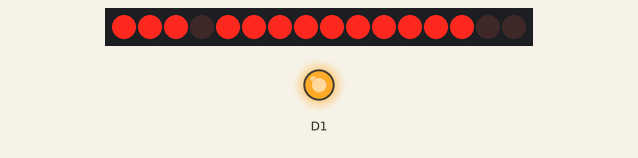
This sketch was run on a simulated ESP8266 (NodeMCU). Parts: 32 shift-register outputs drawn as a row of LEDs (first output left, lit = HIGH), output pins drawn as LEDs (lit = HIGH).

Above: at 2.1 s.
At 18.1 s:
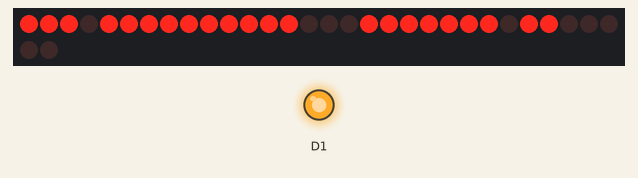
At 38.1 s:
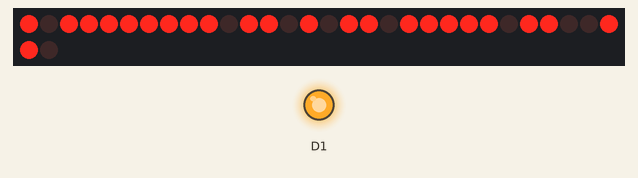
Timing chart, 0 to 39.6 s (numbered marks = the images above):
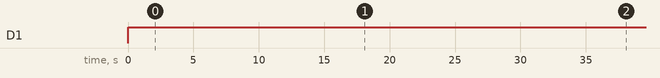

The sketch:

lab2_2.ino
```cpp
/* Define shift register pins used for seven segment display */
#define LATCH_DIO D15
#define CLK_DIO D14
#define DATA_DIO D2

/* Segment byte maps for numbers 0 to 9*/
const byte SEGMENT_MAP[] = {0x3F,0x06,0x5B,0x4F,0x66,0x6D,0x7D,0x07,0X7F,0X6F};
/* Byte maps to select digit 0 to 3 */
const byte SEGMENT_SELECT[] = {0xFE,0xFD,0xFB,0xF7};

void WriteNumberToSegment(byte Segment, byte Value)
{
  digitalWrite(LATCH_DIO,LOW);
  shiftOut(DATA_DIO, CLK_DIO, MSBFIRST, SEGMENT_MAP[Value]);
  shiftOut(DATA_DIO, CLK_DIO, MSBFIRST, SEGMENT_SELECT[Segment] );
  digitalWrite(LATCH_DIO,HIGH);
}
void setup ()
{
  /* Set DIO pins to outputs */
  pinMode(LATCH_DIO,OUTPUT);
  pinMode(CLK_DIO,OUTPUT);
  pinMode(DATA_DIO,OUTPUT);
}
/* Main program */
void loop()
{
/* Update the display with the current counter value */
  WriteNumberToSegment(3 , 0);
  delay(2000);
  WriteNumberToSegment(2 , 4);
  WriteNumberToSegment(1 , 2);delay(2000);
  WriteNumberToSegment(0 , 1);
}
```

Measured:
- by itself, D1: LOW → HIGH at 0.00 s
